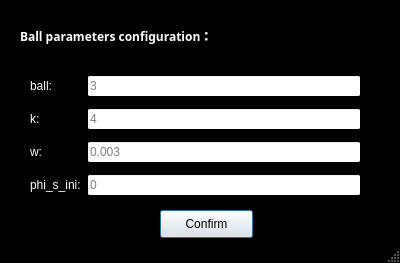
<?xml version="1.0" encoding="UTF-8"?>
<ui version="4.0">
 <class>Dialog</class>
 <widget class="QDialog" name="Dialog">
  <property name="geometry">
   <rect>
    <x>0</x>
    <y>0</y>
    <width>400</width>
    <height>263</height>
   </rect>
  </property>
  <property name="minimumSize">
   <size>
    <width>400</width>
    <height>263</height>
   </size>
  </property>
  <property name="maximumSize">
   <size>
    <width>400</width>
    <height>263</height>
   </size>
  </property>
  <property name="palette">
   <palette>
    <active>
     <colorrole role="Base">
      <brush brushstyle="SolidPattern">
       <color alpha="255">
        <red>255</red>
        <green>255</green>
        <blue>255</blue>
       </color>
      </brush>
     </colorrole>
     <colorrole role="Window">
      <brush brushstyle="SolidPattern">
       <color alpha="255">
        <red>0</red>
        <green>0</green>
        <blue>0</blue>
       </color>
      </brush>
     </colorrole>
    </active>
    <inactive>
     <colorrole role="Base">
      <brush brushstyle="SolidPattern">
       <color alpha="255">
        <red>255</red>
        <green>255</green>
        <blue>255</blue>
       </color>
      </brush>
     </colorrole>
     <colorrole role="Window">
      <brush brushstyle="SolidPattern">
       <color alpha="255">
        <red>0</red>
        <green>0</green>
        <blue>0</blue>
       </color>
      </brush>
     </colorrole>
    </inactive>
    <disabled>
     <colorrole role="Base">
      <brush brushstyle="SolidPattern">
       <color alpha="255">
        <red>0</red>
        <green>0</green>
        <blue>0</blue>
       </color>
      </brush>
     </colorrole>
     <colorrole role="Window">
      <brush brushstyle="SolidPattern">
       <color alpha="255">
        <red>0</red>
        <green>0</green>
        <blue>0</blue>
       </color>
      </brush>
     </colorrole>
    </disabled>
   </palette>
  </property>
  <property name="windowTitle">
   <string>Ball Defect</string>
  </property>
  <property name="sizeGripEnabled">
   <bool>true</bool>
  </property>
  <widget class="QLabel" name="label">
   <property name="geometry">
    <rect>
     <x>20</x>
     <y>20</y>
     <width>291</width>
     <height>31</height>
    </rect>
   </property>
   <property name="palette">
    <palette>
     <active>
      <colorrole role="WindowText">
       <brush brushstyle="SolidPattern">
        <color alpha="255">
         <red>255</red>
         <green>255</green>
         <blue>255</blue>
        </color>
       </brush>
      </colorrole>
     </active>
     <inactive>
      <colorrole role="WindowText">
       <brush brushstyle="SolidPattern">
        <color alpha="255">
         <red>255</red>
         <green>255</green>
         <blue>255</blue>
        </color>
       </brush>
      </colorrole>
     </inactive>
     <disabled>
      <colorrole role="WindowText">
       <brush brushstyle="SolidPattern">
        <color alpha="255">
         <red>120</red>
         <green>120</green>
         <blue>120</blue>
        </color>
       </brush>
      </colorrole>
     </disabled>
    </palette>
   </property>
   <property name="font">
    <font>
     <family>Arial Black</family>
     <weight>75</weight>
     <bold>true</bold>
    </font>
   </property>
   <property name="text">
    <string>Ball parameters configuration：</string>
   </property>
  </widget>
  <widget class="QPushButton" name="pushButton_confirm">
   <property name="geometry">
    <rect>
     <x>160</x>
     <y>210</y>
     <width>93</width>
     <height>28</height>
    </rect>
   </property>
   <property name="text">
    <string>Confirm</string>
   </property>
  </widget>
  <widget class="QWidget" name="layoutWidget">
   <property name="geometry">
    <rect>
     <x>30</x>
     <y>70</y>
     <width>331</width>
     <height>131</height>
    </rect>
   </property>
   <layout class="QGridLayout" name="gridLayout">
    <item row="2" column="0">
     <widget class="QLabel" name="label_4">
      <property name="palette">
       <palette>
        <active>
         <colorrole role="WindowText">
          <brush brushstyle="SolidPattern">
           <color alpha="255">
            <red>255</red>
            <green>255</green>
            <blue>255</blue>
           </color>
          </brush>
         </colorrole>
        </active>
        <inactive>
         <colorrole role="WindowText">
          <brush brushstyle="SolidPattern">
           <color alpha="255">
            <red>255</red>
            <green>255</green>
            <blue>255</blue>
           </color>
          </brush>
         </colorrole>
        </inactive>
        <disabled>
         <colorrole role="WindowText">
          <brush brushstyle="SolidPattern">
           <color alpha="255">
            <red>120</red>
            <green>120</green>
            <blue>120</blue>
           </color>
          </brush>
         </colorrole>
        </disabled>
       </palette>
      </property>
      <property name="toolTip">
       <string>&lt;html&gt;&lt;head/&gt;&lt;body&gt;&lt;p&gt;Spall Width&lt;/p&gt;&lt;p&gt;Unit: m&lt;/p&gt;&lt;/body&gt;&lt;/html&gt;</string>
      </property>
      <property name="text">
       <string>w:</string>
      </property>
     </widget>
    </item>
    <item row="0" column="0">
     <widget class="QLabel" name="label_2">
      <property name="palette">
       <palette>
        <active>
         <colorrole role="WindowText">
          <brush brushstyle="SolidPattern">
           <color alpha="255">
            <red>255</red>
            <green>255</green>
            <blue>255</blue>
           </color>
          </brush>
         </colorrole>
        </active>
        <inactive>
         <colorrole role="WindowText">
          <brush brushstyle="SolidPattern">
           <color alpha="255">
            <red>255</red>
            <green>255</green>
            <blue>255</blue>
           </color>
          </brush>
         </colorrole>
        </inactive>
        <disabled>
         <colorrole role="WindowText">
          <brush brushstyle="SolidPattern">
           <color alpha="255">
            <red>120</red>
            <green>120</green>
            <blue>120</blue>
           </color>
          </brush>
         </colorrole>
        </disabled>
       </palette>
      </property>
      <property name="toolTip">
       <string>&lt;html&gt;&lt;head/&gt;&lt;body&gt;&lt;p&gt;Input 3 for Ball Defect to Choose&lt;/p&gt;&lt;/body&gt;&lt;/html&gt;</string>
      </property>
      <property name="text">
       <string>ball:</string>
      </property>
     </widget>
    </item>
    <item row="1" column="0">
     <widget class="QLabel" name="label_3">
      <property name="palette">
       <palette>
        <active>
         <colorrole role="WindowText">
          <brush brushstyle="SolidPattern">
           <color alpha="255">
            <red>255</red>
            <green>255</green>
            <blue>255</blue>
           </color>
          </brush>
         </colorrole>
        </active>
        <inactive>
         <colorrole role="WindowText">
          <brush brushstyle="SolidPattern">
           <color alpha="255">
            <red>255</red>
            <green>255</green>
            <blue>255</blue>
           </color>
          </brush>
         </colorrole>
        </inactive>
        <disabled>
         <colorrole role="WindowText">
          <brush brushstyle="SolidPattern">
           <color alpha="255">
            <red>120</red>
            <green>120</green>
            <blue>120</blue>
           </color>
          </brush>
         </colorrole>
        </disabled>
       </palette>
      </property>
      <property name="toolTip">
       <string>&lt;html&gt;&lt;head/&gt;&lt;body&gt;&lt;p&gt;Fault Ball Nr.&lt;/p&gt;&lt;/body&gt;&lt;/html&gt;</string>
      </property>
      <property name="text">
       <string>k:</string>
      </property>
     </widget>
    </item>
    <item row="1" column="1">
     <widget class="QLineEdit" name="lineEdit_ball_k">
      <property name="text">
       <string/>
      </property>
      <property name="placeholderText">
       <string>4</string>
      </property>
     </widget>
    </item>
    <item row="2" column="1">
     <widget class="QLineEdit" name="lineEdit_ball_w">
      <property name="text">
       <string/>
      </property>
      <property name="placeholderText">
       <string>0.003</string>
      </property>
     </widget>
    </item>
    <item row="0" column="1">
     <widget class="QLineEdit" name="lineEdit_ball_ball">
      <property name="sizePolicy">
       <sizepolicy hsizetype="Expanding" vsizetype="Fixed">
        <horstretch>0</horstretch>
        <verstretch>0</verstretch>
       </sizepolicy>
      </property>
      <property name="text">
       <string/>
      </property>
      <property name="placeholderText">
       <string>3</string>
      </property>
     </widget>
    </item>
    <item row="3" column="0">
     <widget class="QLabel" name="label_5">
      <property name="palette">
       <palette>
        <active>
         <colorrole role="WindowText">
          <brush brushstyle="SolidPattern">
           <color alpha="255">
            <red>255</red>
            <green>255</green>
            <blue>255</blue>
           </color>
          </brush>
         </colorrole>
        </active>
        <inactive>
         <colorrole role="WindowText">
          <brush brushstyle="SolidPattern">
           <color alpha="255">
            <red>255</red>
            <green>255</green>
            <blue>255</blue>
           </color>
          </brush>
         </colorrole>
        </inactive>
        <disabled>
         <colorrole role="WindowText">
          <brush brushstyle="SolidPattern">
           <color alpha="255">
            <red>120</red>
            <green>120</green>
            <blue>120</blue>
           </color>
          </brush>
         </colorrole>
        </disabled>
       </palette>
      </property>
      <property name="toolTip">
       <string>&lt;html&gt;&lt;head/&gt;&lt;body&gt;&lt;p&gt;Initial Defect Position&lt;/p&gt;&lt;p&gt;Unit: rad&lt;/p&gt;&lt;/body&gt;&lt;/html&gt;</string>
      </property>
      <property name="text">
       <string>phi_s_ini:</string>
      </property>
     </widget>
    </item>
    <item row="3" column="1">
     <widget class="QLineEdit" name="lineEdit_ball_phi_s_ini">
      <property name="text">
       <string/>
      </property>
      <property name="placeholderText">
       <string>0</string>
      </property>
     </widget>
    </item>
   </layout>
  </widget>
 </widget>
 <resources/>
 <connections/>
</ui>
